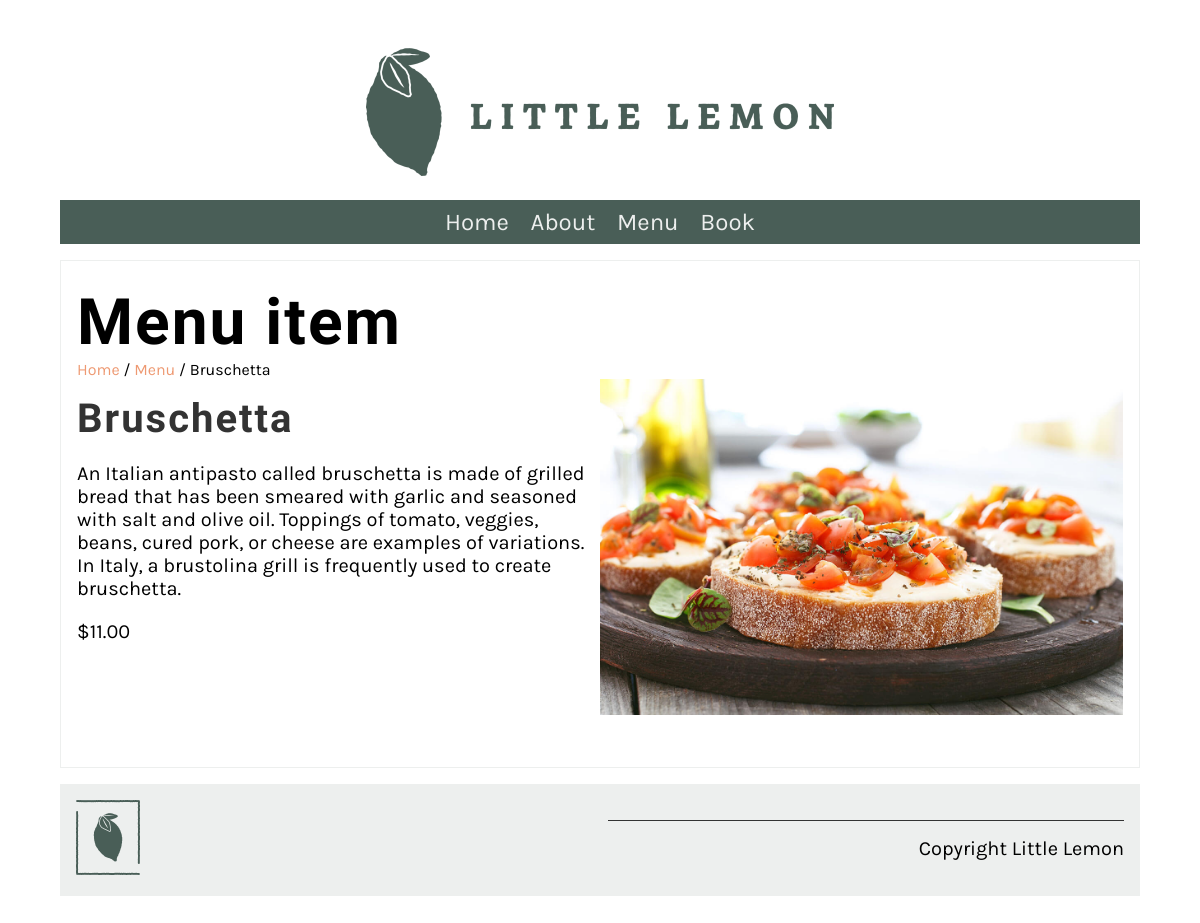
/menu_item/1, run on the app's committed database.
### restaurant/models.py (models this page shows, shortened)
class Menu(models.Model):
    name = models.CharField(max_length=200)
    price = models.IntegerField()
    menu_item_description = models.TextField(max_length=1000, default='')

### restaurant/views.py (the view)
# urls.py: path('menu_item/<int:pk>', views.display_menu_items, name="menu_item"),
def display_menu_items(request, pk=None):
    if pk:
        menu_item = Menu.objects.get(pk=pk)
    else:
        menu_item = ''
    return render(request, 'menu_item.html', {'menu_item': menu_item})

### restaurant/templates/menu_item.html
{% extends 'base.html' %}
{% load static %}
{% block content %}
<section>
    <article>
        <h1>Menu item</h1>
        <span>
            <a href="{% url 'home' %}">Home</a> /
            <a href="{% url 'menu' %}">Menu</a> /
            {{ menu_item.name }}
        </span>
        <div class="row">
           <div class="column">
               <h2>{{ menu_item.name }}</h2>
               <p>{{ menu_item.menu_item_description }}</p>
               <p>${{ menu_item.price }}.00</p>
           </div>
           <div class="column">
               <img src="{% static 'img/menu_items/' %}{{ menu_item.name }}.jpg" alt="{{ menu_item.name }}"/>
           </div>
        </div>
    </article>
</section>
{% endblock %}

### restaurant/templates/base.html (shortened to what this page needs)
{% load static %}
<!DOCTYPE html>
<html lang="en">
  <head>
    <link
      rel="preload"
      as="style"
      href="{% static 'css/style.css' %}"
      onload="this.rel = 'stylesheet'"
    />
  </head>
  <body>
    {% include 'partials/_header.html' %}
    <main>{% block content %} {% endblock %}</main>
    {% include 'partials/_footer.html' %}
  </body>
</html>

### restaurant/templates/partials/_header.html
{% load static %}
<header>
  <img src="{% static 'img/logo.png' %}" />
</header>
<nav>
  <ul>
    <li><a href="{% url 'home' %}">Home</a></li>
    <li><a href="{% url 'about' %}">About</a></li>
    <li><a href="{% url 'menu' %}">Menu</a></li>
    <li><a href="{% url 'book' %}">Book</a></li>
  </ul>
</nav>

### restaurant/templates/partials/_footer.html
{% load static %}
<footer>
    <article>
        <img src="{% static 'img/' %}logo_footer.png" alt="">
    </article>
    <article>
        <p>Copyright Little Lemon</p>
    </article>
</footer>

### restaurant/static/css/style.css (style rules this page uses)
body { font-family: 'Karla', sans-serif; margin-top: 3rem; margin-bottom: 3rem; margin-left: 5%; margin-right: 5%; }
h1, h2, h3, h4, h5, h6 { font-family: 'Markazi Text', serif; letter-spacing: 2px;; }
h1 { font-size: 4rem; margin-top: 1.5rem; margin-bottom: 0; }
h2 { font-size: 2.5rem; color: #333333; margin:1rem 0; }
p, ul { font-size: 1.25rem;; }
a { color: #EE9972; text-decoration: none; }
header img { display: block; margin-left: auto; margin-right: auto; max-width: 100%; height: auto; }
nav { background-color: #495E57; margin-top: 1rem; margin-bottom: 1rem; margin-bottom: 0px; }
nav ul { list-style: none; font-size: 1.5rem; text-align: center; padding-inline-start: 0rem; margin-bottom: 0px; }
nav ul li { display: inline-block; margin: 0.5rem; }
nav ul a { color: #EDEFEE; text-decoration: none; }
section { display: flex; gap: 2rem 1rem; margin-top: 1rem; margin-bottom: 1rem; flex-direction: row; }
article { flex:1; }
article img { max-width: 100%; }
main article { border: 1px solid #EDEFEE; padding-left: 1rem; padding-right: 1rem; }
footer { background-color: #EDEFEE; padding: 1rem; display: flex; gap: 2rem 1rem; }
footer img { max-width: 50%; }
footer p { border-top: #333333; border-style: solid; border-width: 0.1rem; border-bottom: none; border-left: none; border-right: none; text-align: right; padding-top: 1rem;; }
.row { display: flex; flex-direction: row; width: 100%; padding-bottom: 1rem; }
.column { flex-basis: 50%; margin-bottom: 1rem; padding-bottom: 1rem; }

### data on the page
Menu: name "Bruschetta", menu_item_description "An Italian antipasto called bruschetta is made of grilled bread that has been smeared with garlic and seasoned with salt and olive oil. Toppings of tomato, veggies, beans, cured pork, or cheese are examples of variations. In Italy, a brustolina grill is frequently used to create bruschetta.", price "11", name (picture)
